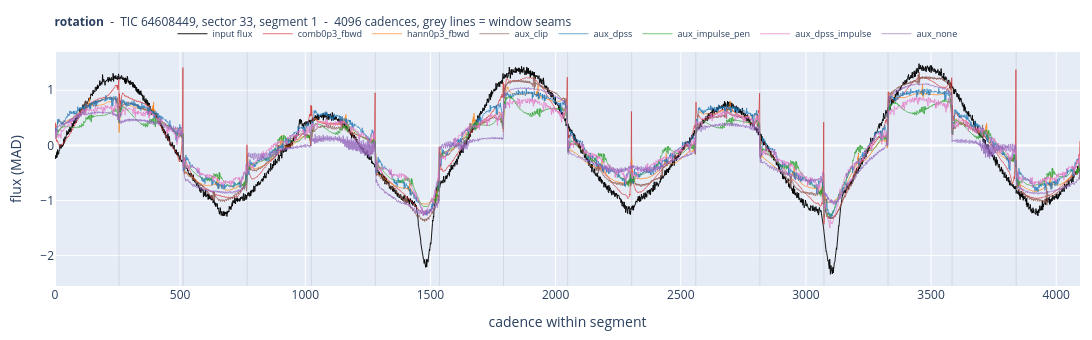

The cell this chart's notebook holds for it:
### Code cell
plot_class("rotation")

### Figure 1 — Plotly figure (JSON) as saved in the notebook; plotly's stock layout.template omitted (floating-point values rounded to 4 significant figures; data arrays with more than 128 entries replaced by an {"elided": "..."} marker saying what was removed)
{"data": [{"line": {"color": "black", "width": 0.9}, "mode": "lines", "name": "input flux", "type": "scatter", "y": {"elided": "4096 float values"}}, {"line": {"color": "#d62728", "width": 0.7}, "mode": "lines", "name": "comb0p3_fbwd", "opacity": 0.9, "type": "scatter", "y": {"elided": "4096 float values"}}, {"line": {"color": "#ff7f0e", "width": 0.7}, "mode": "lines", "name": "hann0p3_fbwd", "opacity": 0.9, "type": "scatter", "y": {"elided": "4096 float values"}}, {"line": {"color": "#8c564b", "width": 0.7}, "mode": "lines", "name": "aux_clip", "opacity": 0.9, "type": "scatter", "y": {"elided": "4096 float values"}}, {"line": {"color": "#1f77b4", "width": 0.7}, "mode": "lines", "name": "aux_dpss", "opacity": 0.9, "type": "scatter", "y": {"elided": "4096 float values"}}, {"line": {"color": "#2ca02c", "width": 0.7}, "mode": "lines", "name": "aux_impulse_pen", "opacity": 0.9, "type": "scatter", "y": {"elided": "4096 float values"}}, {"line": {"color": "#e377c2", "width": 0.7}, "mode": "lines", "name": "aux_dpss_impulse", "opacity": 0.9, "type": "scatter", "y": {"elided": "4096 float values"}}, {"line": {"color": "#9467bd", "width": 0.7}, "mode": "lines", "name": "aux_none", "opacity": 0.9, "type": "scatter", "y": {"elided": "4096 float values"}}], "layout": {"height": 340, "hovermode": "x unified", "legend": {"font": {"size": 9}, "orientation": "h", "x": 0.5, "xanchor": "center", "y": 1.14}, "margin": {"b": 38, "l": 55, "r": 12, "t": 52}, "shapes": [{"line": {"color": "rgba(120,120,120,0.35)", "width": 0.5}, "type": "line", "x0": 256, "x1": 256, "xref": "x", "y0": 0, "y1": 1, "yref": "y domain"}, {"line": {"color": "rgba(120,120,120,0.35)", "width": 0.5}, "type": "line", "x0": 512, "x1": 512, "xref": "x", "y0": 0, "y1": 1, "yref": "y domain"}, {"line": {"color": "rgba(120,120,120,0.35)", "width": 0.5}, "type": "line", "x0": 768, "x1": 768, "xref": "x", "y0": 0, "y1": 1, "yref": "y domain"}, {"line": {"color": "rgba(120,120,120,0.35)", "width": 0.5}, "type": "line", "x0": 1024, "x1": 1024, "xref": "x", "y0": 0, "y1": 1, "yref": "y domain"}, {"line": {"color": "rgba(120,120,120,0.35)", "width": 0.5}, "type": "line", "x0": 1280, "x1": 1280, "xref": "x", "y0": 0, "y1": 1, "yref": "y domain"}, {"line": {"color": "rgba(120,120,120,0.35)", "width": 0.5}, "type": "line", "x0": 1536, "x1": 1536, "xref": "x", "y0": 0, "y1": 1, "yref": "y domain"}, {"line": {"color": "rgba(120,120,120,0.35)", "width": 0.5}, "type": "line", "x0": 1792, "x1": 1792, "xref": "x", "y0": 0, "y1": 1, "yref": "y domain"}, {"line": {"color": "rgba(120,120,120,0.35)", "width": 0.5}, "type": "line", "x0": 2048, "x1": 2048, "xref": "x", "y0": 0, "y1": 1, "yref": "y domain"}, {"line": {"color": "rgba(120,120,120,0.35)", "width": 0.5}, "type": "line", "x0": 2304, "x1": 2304, "xref": "x", "y0": 0, "y1": 1, "yref": "y domain"}, {"line": {"color": "rgba(120,120,120,0.35)", "width": 0.5}, "type": "line", "x0": 2560, "x1": 2560, "xref": "x", "y0": 0, "y1": 1, "yref": "y domain"}, {"line": {"color": "rgba(120,120,120,0.35)", "width": 0.5}, "type": "line", "x0": 2816, "x1": 2816, "xref": "x", "y0": 0, "y1": 1, "yref": "y domain"}, {"line": {"color": "rgba(120,120,120,0.35)", "width": 0.5}, "type": "line", "x0": 3072, "x1": 3072, "xref": "x", "y0": 0, "y1": 1, "yref": "y domain"}, {"line": {"color": "rgba(120,120,120,0.35)", "width": 0.5}, "type": "line", "x0": 3328, "x1": 3328, "xref": "x", "y0": 0, "y1": 1, "yref": "y domain"}, {"line": {"color": "rgba(120,120,120,0.35)", "width": 0.5}, "type": "line", "x0": 3584, "x1": 3584, "xref": "x", "y0": 0, "y1": 1, "yref": "y domain"}, {"line": {"color": "rgba(120,120,120,0.35)", "width": 0.5}, "type": "line", "x0": 3840, "x1": 3840, "xref": "x", "y0": 0, "y1": 1, "yref": "y domain"}], "title": {"font": {"size": 12}, "text": "<b>rotation</b>  -  TIC 64608449, sector 33, segment 1  -  4096 cadences, grey lines = window seams"}, "width": 1550, "xaxis": {"title": {"text": "cadence within segment"}}, "yaxis": {"title": {"text": "flux (MAD)"}}}}
